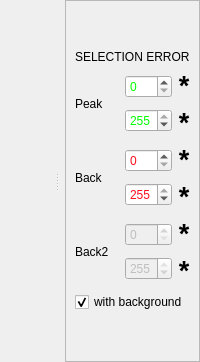
                      <widget class="QSplitter" name="splitter_2">
                       <property name="orientation">
                        <enum>Qt::Horizontal</enum>
                       </property>
                       <property name="childrenCollapsible">
                        <bool>false</bool>
                       </property>
                       <widget class="MPLWidgetNoLog" name="data_yt_plot" native="true">
                        <property name="sizePolicy">
                         <sizepolicy hsizetype="Expanding" vsizetype="Expanding">
                          <horstretch>0</horstretch>
                          <verstretch>0</verstretch>
                         </sizepolicy>
                        </property>
                       </widget>
                       <widget class="QWidget" name="layoutWidget_5">
                        <layout class="QHBoxLayout" name="horizontalLayout_31">
                         <item>
                          <widget class="MPLWidgetXLog" name="data_yi_plot" native="true">
                           <property name="enabled">
                            <bool>true</bool>
                           </property>
                           <property name="sizePolicy">
                            <sizepolicy hsizetype="Expanding" vsizetype="Expanding">
                             <horstretch>0</horstretch>
                             <verstretch>0</verstretch>
                            </sizepolicy>
                           </property>
                           <property name="statusTip">
                            <string extracomment="yo"/>
                           </property>
                           <property name="whatsThis">
                            <string extracomment="ya"/>
                           </property>
                          </widget>
                         </item>
                         <item>
                          <widget class="QFrame" name="frame_11">
                           <property name="maximumSize">
                            <size>
                             <width>180</width>
                             <height>16777215</height>
                            </size>
                           </property>
                           <property name="frameShape">
                            <enum>QFrame::StyledPanel</enum>
                           </property>
                           <property name="frameShadow">
                            <enum>QFrame::Raised</enum>
                           </property>
                           <layout class="QVBoxLayout" name="verticalLayout_26">
                            <item>
                             <spacer name="verticalSpacer_5">
                              <property name="orientation">
                               <enum>Qt::Vertical</enum>
                              </property>
                              <property name="sizeType">
                               <enum>QSizePolicy::Minimum</enum>
                              </property>
                              <property name="sizeHint" stdset="0">
                               <size>
                                <width>20</width>
                                <height>40</height>
                               </size>
                              </property>
                             </spacer>
                            </item>
                            <item>
                             <widget class="QLabel" name="data_selection_error_label">
                              <property name="text">
                               <string>SELECTION ERROR</string>
                              </property>
                             </widget>
                            </item>
                            <item>
                             <layout class="QVBoxLayout" name="verticalLayout_28">
                              <item>
                               <layout class="QHBoxLayout" name="horizontalLayout_6" stretch="0,0,0">
                                <item>
                                 <widget class="QLabel" name="peakBoundariesLabel">
                                  <property name="minimumSize">
                                   <size>
                                    <width>44</width>
                                    <height>0</height>
                                   </size>
                                  </property>
                                  <property name="maximumSize">
                                   <size>
                                    <width>16777215</width>
                                    <height>16777215</height>
                                   </size>
                                  </property>
                                  <property name="text">
                                   <string>Peak</string>
                                  </property>
                                 </widget>
                                </item>
                                <item>
                                 <layout class="QVBoxLayout" name="verticalLayout_13">
                                  <item>
                                   <widget class="QSpinBox" name="peakFromValue">
                                    <property name="enabled">
                                     <bool>true</bool>
                                    </property>
                                    <property name="palette">
                                     <palette>
                                      <active>
                                       <colorrole role="Text">
                                        <brush brushstyle="SolidPattern">
                                         <color alpha="255">
                                          <red>0</red>
                                          <green>255</green>
                                          <blue>0</blue>
                                         </color>
                                        </brush>
                                       </colorrole>
                                       <colorrole role="PlaceholderText">
                                        <brush brushstyle="SolidPattern">
                                         <color alpha="128">
                                          <red>0</red>
                                          <green>255</green>
                                          <blue>0</blue>
                                         </color>
                                        </brush>
                                       </colorrole>
                                      </active>
                                      <inactive>
                                       <colorrole role="Text">
                                        <brush brushstyle="SolidPattern">
                                         <color alpha="255">
                                          <red>0</red>
                                          <green>255</green>
                                          <blue>0</blue>
                                         </color>
                                        </brush>
                                       </colorrole>
                                       <colorrole role="PlaceholderText">
                                        <brush brushstyle="SolidPattern">
                                         <color alpha="128">
                                          <red>0</red>
                                          <green>255</green>
                                          <blue>0</blue>
                                         </color>
                                        </brush>
                                       </colorrole>
                                      </inactive>
                                      <disabled>
                                       <colorrole role="Text">
                                        <brush brushstyle="SolidPattern">
                                         <color alpha="255">
                                          <red>190</red>
                                          <green>190</green>
                                          <blue>190</blue>
                                         </color>
                                        </brush>
                                       </colorrole>
                                       <colorrole role="PlaceholderText">
                                        <brush brushstyle="SolidPattern">
                                         <color alpha="128">
                                          <red>0</red>
                                          <green>0</green>
                                          <blue>0</blue>
                                         </color>
                                        </brush>
                                       </colorrole>
                                      </disabled>
                                     </palette>
                                    </property>
                                    <property name="maximum">
                                     <number>255</number>
                                    </property>
                                   </widget>
                                  </item>
                                  <item>
                                   <widget class="QSpinBox" name="peakToValue">
                                    <property name="palette">
                                     <palette>
                                      <active>
                                       <colorrole role="Text">
                                        <brush brushstyle="SolidPattern">
                                         <color alpha="255">
                                          <red>0</red>
                                          <green>255</green>
                                          <blue>0</blue>
                                         </color>
                                        </brush>
                                       </colorrole>
                                       <colorrole role="PlaceholderText">
                                        <brush brushstyle="SolidPattern">
                                         <color alpha="128">
                                          <red>0</red>
                                          <green>255</green>
                                          <blue>0</blue>
                                         </color>
                                        </brush>
                                       </colorrole>
                                      </active>
                                      <inactive>
                                       <colorrole role="Text">
                                        <brush brushstyle="SolidPattern">
                                         <color alpha="255">
                                          <red>0</red>
                                          <green>255</green>
                                          <blue>0</blue>
                                         </color>
                                        </brush>
                                       </colorrole>
                                       <colorrole role="PlaceholderText">
                                        <brush brushstyle="SolidPattern">
                                         <color alpha="128">
                                          <red>0</red>
                                          <green>255</green>
                                          <blue>0</blue>
                                         </color>
                                        </brush>
                                       </colorrole>
                                      </inactive>
                                      <disabled>
                                       <colorrole role="Text">
                                        <brush brushstyle="SolidPattern">
                                         <color alpha="255">
                                          <red>190</red>
                                          <green>190</green>
                                          <blue>190</blue>
                                         </color>
                                        </brush>
                                       </colorrole>
                                       <colorrole role="PlaceholderText">
                                        <brush brushstyle="SolidPattern">
                                         <color alpha="128">
                                          <red>0</red>
                                          <green>0</green>
                                          <blue>0</blue>
                                         </color>
                                        </brush>
                                       </colorrole>
                                      </disabled>
                                     </palette>
                                    </property>
                                    <property name="maximum">
                                     <number>255</number>
                                    </property>
                                    <property name="value">
                                     <number>255</number>
                                    </property>
                                   </widget>
                                  </item>
                                 </layout>
                                </item>
                                <item>
                                 <layout class="QVBoxLayout" name="verticalLayout_9">
                                  <item>
                                   <widget class="QLabel" name="peakFromError">
                                    <property name="font">
                                     <font>
                                      <pointsize>20</pointsize>
                                      <weight>75</weight>
                                      <bold>true</bold>
                                     </font>
                                    </property>
                                    <property name="text">
                                     <string>*</string>
                                    </property>
                                    <property name="alignment">
                                     <set>Qt::AlignCenter</set>
                                    </property>
                                   </widget>
                                  </item>
                                  <item>
                                   <widget class="QLabel" name="peakToError">
                                    <property name="font">
                                     <font>
                                      <pointsize>20</pointsize>
                                      <weight>75</weight>
                                      <bold>true</bold>
                                     </font>
                                    </property>
                                    <property name="text">
                                     <string>*</string>
                                    </property>
                                    <property name="alignment">
                                     <set>Qt::AlignCenter</set>
                                    </property>
                                   </widget>
                                  </item>
                                 </layout>
                                </item>
                               </layout>
                              </item>
                              <item>
                               <layout class="QHBoxLayout" name="horizontalLayout">
                                <item>
                                 <widget class="QLabel" name="backBoundariesLabel">
                                  <property name="minimumSize">
                                   <size>
                                    <width>44</width>
                                    <height>0</height>
                                   </size>
                                  </property>
                                  <property name="text">
                                   <string>Back</string>
                                  </property>
                                 </widget>
                                </item>
                                <item>
                                 <layout class="QVBoxLayout" name="verticalLayout_19">
                                  <item>
                                   <widget class="QSpinBox" name="backFromValue">
                                    <property name="palette">
                                     <palette>
                                      <active>
                                       <colorrole role="Text">
                                        <brush brushstyle="SolidPattern">
                                         <color alpha="255">
                                          <red>255</red>
                                          <green>15</green>
                                          <blue>29</blue>
                                         </color>
                                        </brush>
                                       </colorrole>
                                       <colorrole role="PlaceholderText">
                                        <brush brushstyle="SolidPattern">
                                         <color alpha="128">
                                          <red>255</red>
                                          <green>15</green>
                                          <blue>29</blue>
                                         </color>
                                        </brush>
                                       </colorrole>
                                      </active>
                                      <inactive>
                                       <colorrole role="Text">
                                        <brush brushstyle="SolidPattern">
                                         <color alpha="255">
                                          <red>255</red>
                                          <green>15</green>
                                          <blue>29</blue>
                                         </color>
                                        </brush>
                                       </colorrole>
                                       <colorrole role="PlaceholderText">
                                        <brush brushstyle="SolidPattern">
                                         <color alpha="128">
                                          <red>255</red>
                                          <green>15</green>
                                          <blue>29</blue>
                                         </color>
                                        </brush>
                                       </colorrole>
                                      </inactive>
                                      <disabled>
                                       <colorrole role="Text">
                                        <brush brushstyle="SolidPattern">
                                         <color alpha="255">
                                          <red>190</red>
                                          <green>190</green>
                                          <blue>190</blue>
                                         </color>
                                        </brush>
                                       </colorrole>
                                       <colorrole role="PlaceholderText">
                                        <brush brushstyle="SolidPattern">
                                         <color alpha="128">
                                          <red>0</red>
                                          <green>0</green>
                                          <blue>0</blue>
                                         </color>
                                        </brush>
                                       </colorrole>
                                      </disabled>
                                     </palette>
                                    </property>
                                    <property name="maximum">
                                     <number>255</number>
                                    </property>
                                   </widget>
                                  </item>
                                  <item>
                                   <widget class="QSpinBox" name="backToValue">
                                    <property name="palette">
                                     <palette>
                                      <active>
                                       <colorrole role="Text">
                                        <brush brushstyle="SolidPattern">
                                         <color alpha="255">
                                          <red>255</red>
                                          <green>15</green>
                                          <blue>29</blue>
                                         </color>
                                        </brush>
                                       </colorrole>
                                       <colorrole role="PlaceholderText">
                                        <brush brushstyle="SolidPattern">
                                         <color alpha="128">
                                          <red>255</red>
                                          <green>15</green>
                                          <blue>29</blue>
                                         </color>
                                        </brush>
                                       </colorrole>
                                      </active>
                                      <inactive>
                                       <colorrole role="Text">
                                        <brush brushstyle="SolidPattern">
                                         <color alpha="255">
                                          <red>255</red>
                                          <green>15</green>
                                          <blue>29</blue>
                                         </color>
                                        </brush>
                                       </colorrole>
                                       <colorrole role="PlaceholderText">
                                        <brush brushstyle="SolidPattern">
                                         <color alpha="128">
                                          <red>255</red>
                                          <green>15</green>
                                          <blue>29</blue>
                                         </color>
                                        </brush>
                                       </colorrole>
                                      </inactive>
                                      <disabled>
                                       <colorrole role="Text">
                                        <brush brushstyle="SolidPattern">
                                         <color alpha="255">
                                          <red>190</red>
                                          <green>190</green>
                                          <blue>190</blue>
                                         </color>
                                        </brush>
                                       </colorrole>
                                       <colorrole role="PlaceholderText">
                                        <brush brushstyle="SolidPattern">
                                         <color alpha="128">
                                          <red>0</red>
                                          <green>0</green>
                                          <blue>0</blue>
                                         </color>
                                        </brush>
                                       </colorrole>
                                      </disabled>
                                     </palette>
                                    </property>
                                    <property name="maximum">
                                     <number>255</number>
                                    </property>
                                    <property name="value">
                                     <number>255</number>
                                    </property>
                                   </widget>
                                  </item>
                                 </layout>
                                </item>
                                <item>
                                 <layout class="QVBoxLayout" name="verticalLayout_25">
                                  <item>
                                   <widget class="QLabel" name="backFromError">
                                    <property name="font">
                                     <font>
                                      <pointsize>20</pointsize>
                                      <weight>75</weight>
                                      <bold>true</bold>
                                     </font>
                                    </property>
                                    <property name="text">
                                     <string>*</string>
                                    </property>
                                    <property name="alignment">
                                     <set>Qt::AlignCenter</set>
                                    </property>
                                   </widget>
                                  </item>
                                  <item>
                                   <widget class="QLabel" name="backToError">
                                    <property name="font">
                                     <font>
                                      <pointsize>20</pointsize>
                                      <weight>75</weight>
                                      <bold>true</bold>
                                     </font>
                                    </property>
                                    <property name="text">
                                     <string>*</string>
                                    </property>
                                    <property name="alignment">
                                     <set>Qt::AlignCenter</set>
                                    </property>
                                   </widget>
                                  </item>
                                 </layout>
                                </item>
                               </layout>
                              </item>
                              <item>
                               <layout class="QHBoxLayout" name="horizontalLayout_16">
                                <item>
                                 <widget class="QLabel" name="back2BoundariesLabel">
                                  <property name="minimumSize">
                                   <size>
                                    <width>44</width>
                                    <height>0</height>
                                   </size>
                                  </property>
                                  <property name="text">
                                   <string>Back2</string>
                                  </property>
                                 </widget>
                                </item>
                                <item>
                                 <layout class="QVBoxLayout" name="verticalLayout_27">
                                  <item>
                                   <widget class="QSpinBox" name="back2FromValue">
                                    <property name="enabled">
                                     <bool>false</bool>
                                    </property>
                                    <property name="maximum">
                                     <number>255</number>
                                    </property>
                                   </widget>
                                  </item>
                                  <item>
                                   <widget class="QSpinBox" name="back2ToValue">
                                    <property name="enabled">
                                     <bool>false</bool>
                                    </property>
                                    <property name="maximum">
                                     <number>255</number>
                                    </property>
                                    <property name="value">
                                     <number>255</number>
                                    </property>
                                   </widget>
                                  </item>
                                 </layout>
                                </item>
                                <item>
                                 <layout class="QVBoxLayout" name="verticalLayout_35">
                                  <item>
                                   <widget class="QLabel" name="back2FromError">
                                    <property name="font">
                                     <font>
                                      <pointsize>20</pointsize>
                                      <weight>75</weight>
                                      <bold>true</bold>
                                     </font>
                                    </property>
                                    <property name="text">
                                     <string>*</string>
                                    </property>
                                    <property name="alignment">
                                     <set>Qt::AlignCenter</set>
                                    </property>
                                   </widget>
                                  </item>
                                  <item>
                                   <widget class="QLabel" name="back2ToError">
                                    <property name="font">
                                     <font>
                                      <pointsize>20</pointsize>
                                      <weight>75</weight>
                                      <bold>true</bold>
                                     </font>
                                    </property>
                                    <property name="text">
                                     <string>*</string>
                                    </property>
                                    <property name="alignment">
                                     <set>Qt::AlignCenter</set>
                                    </property>
                                   </widget>
                                  </item>
                                 </layout>
                                </item>
                               </layout>
                              </item>
                              <item>
                               <widget class="QCheckBox" name="dataBackgroundFlag">
                                <property name="text">
                                 <string>with background</string>
                                </property>
                                <property name="checked">
                                 <bool>true</bool>
                                </property>
                               </widget>
                              </item>
                             </layout>
                            </item>
                            <item>
                             <spacer name="verticalSpacer_6">
                              <property name="orientation">
                               <enum>Qt::Vertical</enum>
                              </property>
                              <property name="sizeType">
                               <enum>QSizePolicy::Minimum</enum>
                              </property>
                              <property name="sizeHint" stdset="0">
                               <size>
                                <width>20</width>
                                <height>40</height>
                               </size>
                              </property>
                             </spacer>
                            </item>
                           </layout>
                          </widget>
                         </item>
                        </layout>
                       </widget>
                      </widget>
